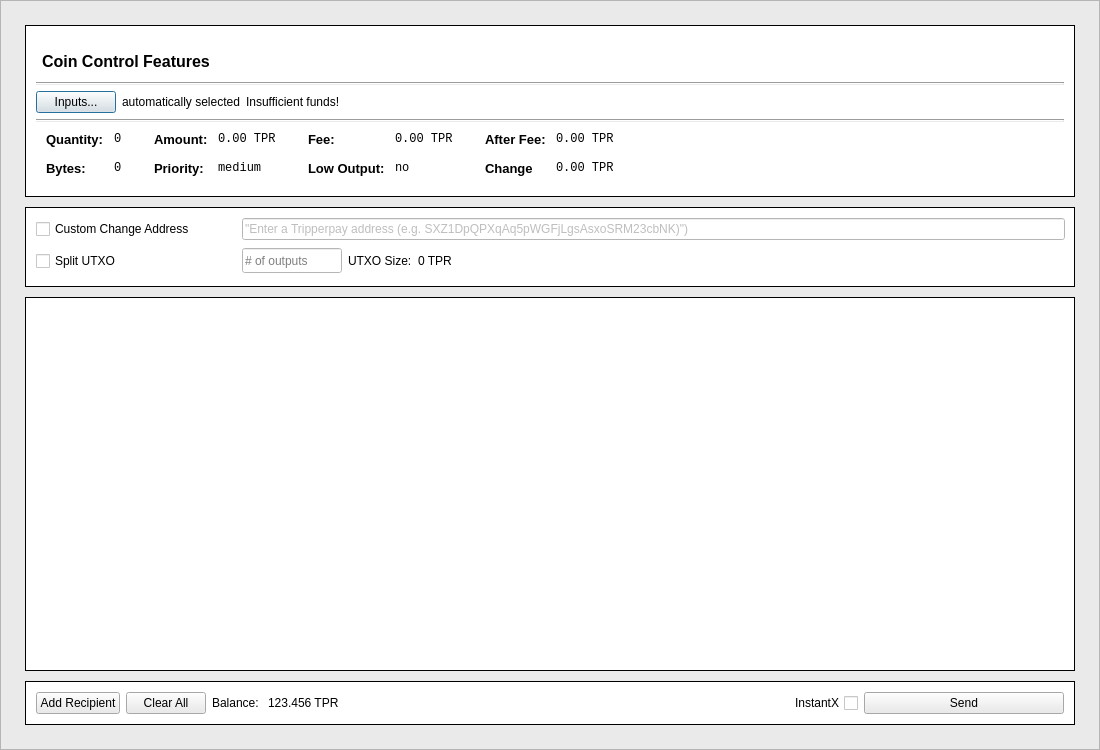
<?xml version="1.0" encoding="UTF-8"?>
<ui version="4.0">
 <class>SendCoinsDialog</class>
 <widget class="QDialog" name="SendCoinsDialog">
  <property name="geometry">
   <rect>
    <x>0</x>
    <y>0</y>
    <width>1100</width>
    <height>750</height>
   </rect>
  </property>
  <property name="minimumSize">
   <size>
    <width>0</width>
    <height>0</height>
   </size>
  </property>
  <property name="maximumSize">
   <size>
    <width>16777215</width>
    <height>16777215</height>
   </size>
  </property>
  <property name="windowTitle">
   <string>Send Coins</string>
  </property>
  <layout class="QVBoxLayout" name="verticalLayout" stretch="0">
   <property name="leftMargin">
    <number>0</number>
   </property>
   <property name="topMargin">
    <number>0</number>
   </property>
   <property name="rightMargin">
    <number>0</number>
   </property>
   <property name="bottomMargin">
    <number>0</number>
   </property>
   <item>
    <widget class="QFrame" name="frame">
     <property name="styleSheet">
      <string notr="true">background-color: #eaeaea
</string>
     </property>
     <property name="frameShape">
      <enum>QFrame::StyledPanel</enum>
     </property>
     <property name="frameShadow">
      <enum>QFrame::Raised</enum>
     </property>
     <layout class="QVBoxLayout" name="verticalLayout_3">
      <property name="leftMargin">
       <number>24</number>
      </property>
      <property name="topMargin">
       <number>24</number>
      </property>
      <property name="rightMargin">
       <number>24</number>
      </property>
      <property name="bottomMargin">
       <number>24</number>
      </property>
      <item>
       <layout class="QVBoxLayout" name="verticalLayout_2">
        <property name="spacing">
         <number>10</number>
        </property>
        <item>
         <widget class="QFrame" name="frameCoinControl">
          <property name="minimumSize">
           <size>
            <width>0</width>
            <height>0</height>
           </size>
          </property>
          <property name="maximumSize">
           <size>
            <width>16777215</width>
            <height>230</height>
           </size>
          </property>
          <property name="styleSheet">
           <string notr="true">#frameCoinControl {
    background-color: #fff;
    border: 1px solid black;
}</string>
          </property>
          <property name="frameShape">
           <enum>QFrame::StyledPanel</enum>
          </property>
          <property name="frameShadow">
           <enum>QFrame::Raised</enum>
          </property>
          <layout class="QVBoxLayout" name="verticalLayout_5">
           <property name="leftMargin">
            <number>0</number>
           </property>
           <property name="topMargin">
            <number>0</number>
           </property>
           <property name="rightMargin">
            <number>0</number>
           </property>
           <property name="bottomMargin">
            <number>0</number>
           </property>
           <item>
            <layout class="QVBoxLayout" name="verticalLayout_8">
             <property name="leftMargin">
              <number>10</number>
             </property>
             <property name="topMargin">
              <number>10</number>
             </property>
             <property name="rightMargin">
              <number>10</number>
             </property>
             <property name="bottomMargin">
              <number>10</number>
             </property>
             <item>
              <layout class="QVBoxLayout" name="verticalLayout_4">
               <property name="leftMargin">
                <number>0</number>
               </property>
               <item>
                <widget class="QFrame" name="frame_5">
                 <property name="minimumSize">
                  <size>
                   <width>0</width>
                   <height>40</height>
                  </size>
                 </property>
                 <property name="maximumSize">
                  <size>
                   <width>16777215</width>
                   <height>40</height>
                  </size>
                 </property>
                 <property name="styleSheet">
                  <string notr="true">border: 0;</string>
                 </property>
                 <property name="frameShape">
                  <enum>QFrame::StyledPanel</enum>
                 </property>
                 <property name="frameShadow">
                  <enum>QFrame::Raised</enum>
                 </property>
                 <property name="lineWidth">
                  <number>0</number>
                 </property>
                 <layout class="QHBoxLayout" name="horizontalLayout_5">
                  <property name="leftMargin">
                   <number>0</number>
                  </property>
                  <property name="topMargin">
                   <number>0</number>
                  </property>
                  <property name="rightMargin">
                   <number>0</number>
                  </property>
                  <property name="bottomMargin">
                   <number>0</number>
                  </property>
                  <item>
                   <layout class="QHBoxLayout" name="horizontalLayout_4">
                    <item>
                     <widget class="QLabel" name="labelCoinControlFeatures">
                      <property name="font">
                       <font>
                        <pointsize>12</pointsize>
                        <weight>75</weight>
                        <bold>true</bold>
                       </font>
                      </property>
                      <property name="styleSheet">
                       <string notr="true">padding-top: 10px;
padding-left: 2px;
background-color: #fff;</string>
                      </property>
                      <property name="text">
                       <string>Coin Control Features</string>
                      </property>
                     </widget>
                    </item>
                   </layout>
                  </item>
                 </layout>
                </widget>
               </item>
               <item>
                <widget class="Line" name="line">
                 <property name="orientation">
                  <enum>Qt::Horizontal</enum>
                 </property>
                </widget>
               </item>
               <item>
                <layout class="QHBoxLayout" name="horizontalLayout_6">
                 <item>
                  <widget class="QPushButton" name="pushButtonCoinControl">
                   <property name="text">
                    <string>Inputs...</string>
                   </property>
                  </widget>
                 </item>
                 <item>
                  <widget class="QLabel" name="labelCoinControlAutomaticallySelected">
                   <property name="styleSheet">
                    <string notr="true">background-color: #fff</string>
                   </property>
                   <property name="text">
                    <string>automatically selected</string>
                   </property>
                  </widget>
                 </item>
                 <item>
                  <widget class="QLabel" name="labelCoinControlInsuffFunds">
                   <property name="palette">
                    <palette>
                     <active>
                      <colorrole role="Button">
                       <brush brushstyle="SolidPattern">
                        <color alpha="255">
                         <red>255</red>
                         <green>255</green>
                         <blue>255</blue>
                        </color>
                       </brush>
                      </colorrole>
                      <colorrole role="Base">
                       <brush brushstyle="SolidPattern">
                        <color alpha="255">
                         <red>255</red>
                         <green>255</green>
                         <blue>255</blue>
                        </color>
                       </brush>
                      </colorrole>
                      <colorrole role="Window">
                       <brush brushstyle="SolidPattern">
                        <color alpha="255">
                         <red>255</red>
                         <green>255</green>
                         <blue>255</blue>
                        </color>
                       </brush>
                      </colorrole>
                     </active>
                     <inactive>
                      <colorrole role="Button">
                       <brush brushstyle="SolidPattern">
                        <color alpha="255">
                         <red>255</red>
                         <green>255</green>
                         <blue>255</blue>
                        </color>
                       </brush>
                      </colorrole>
                      <colorrole role="Base">
                       <brush brushstyle="SolidPattern">
                        <color alpha="255">
                         <red>255</red>
                         <green>255</green>
                         <blue>255</blue>
                        </color>
                       </brush>
                      </colorrole>
                      <colorrole role="Window">
                       <brush brushstyle="SolidPattern">
                        <color alpha="255">
                         <red>255</red>
                         <green>255</green>
                         <blue>255</blue>
                        </color>
                       </brush>
                      </colorrole>
                     </inactive>
                     <disabled>
                      <colorrole role="Button">
                       <brush brushstyle="SolidPattern">
                        <color alpha="255">
                         <red>255</red>
                         <green>255</green>
                         <blue>255</blue>
                        </color>
                       </brush>
                      </colorrole>
                      <colorrole role="Base">
                       <brush brushstyle="SolidPattern">
                        <color alpha="255">
                         <red>255</red>
                         <green>255</green>
                         <blue>255</blue>
                        </color>
                       </brush>
                      </colorrole>
                      <colorrole role="Window">
                       <brush brushstyle="SolidPattern">
                        <color alpha="255">
                         <red>255</red>
                         <green>255</green>
                         <blue>255</blue>
                        </color>
                       </brush>
                      </colorrole>
                     </disabled>
                    </palette>
                   </property>
                   <property name="styleSheet">
                    <string notr="true">font-color: red;
background-color: #fff;</string>
                   </property>
                   <property name="text">
                    <string>Insufficient funds!</string>
                   </property>
                  </widget>
                 </item>
                 <item>
                  <spacer name="horizontalSpacerCoinControl">
                   <property name="orientation">
                    <enum>Qt::Horizontal</enum>
                   </property>
                   <property name="sizeHint" stdset="0">
                    <size>
                     <width>40</width>
                     <height>20</height>
                    </size>
                   </property>
                  </spacer>
                 </item>
                </layout>
               </item>
               <item>
                <widget class="Line" name="line_2">
                 <property name="orientation">
                  <enum>Qt::Horizontal</enum>
                 </property>
                </widget>
               </item>
              </layout>
             </item>
             <item>
              <widget class="QWidget" name="widgetCoinControl" native="true">
               <property name="sizePolicy">
                <sizepolicy hsizetype="Preferred" vsizetype="Preferred">
                 <horstretch>0</horstretch>
                 <verstretch>0</verstretch>
                </sizepolicy>
               </property>
               <property name="minimumSize">
                <size>
                 <width>0</width>
                 <height>0</height>
                </size>
               </property>
               <property name="maximumSize">
                <size>
                 <width>16777215</width>
                 <height>80</height>
                </size>
               </property>
               <property name="styleSheet">
                <string notr="true">background-color: #fff</string>
               </property>
               <layout class="QHBoxLayout" name="horizontalLayoutCoinControl5">
                <property name="leftMargin">
                 <number>0</number>
                </property>
                <property name="topMargin">
                 <number>0</number>
                </property>
                <property name="rightMargin">
                 <number>0</number>
                </property>
                <property name="bottomMargin">
                 <number>0</number>
                </property>
                <item>
                 <layout class="QHBoxLayout" name="horizontalLayoutCoinControl3" stretch="0,0,0,1">
                  <property name="spacing">
                   <number>20</number>
                  </property>
                  <property name="topMargin">
                   <number>0</number>
                  </property>
                  <property name="bottomMargin">
                   <number>10</number>
                  </property>
                  <item>
                   <layout class="QFormLayout" name="formLayoutCoinControl1">
                    <property name="horizontalSpacing">
                     <number>10</number>
                    </property>
                    <property name="verticalSpacing">
                     <number>14</number>
                    </property>
                    <property name="leftMargin">
                     <number>10</number>
                    </property>
                    <property name="topMargin">
                     <number>4</number>
                    </property>
                    <property name="rightMargin">
                     <number>6</number>
                    </property>
                    <item row="0" column="0">
                     <widget class="QLabel" name="labelCoinControlQuantityText">
                      <property name="font">
                       <font>
                        <pointsize>10</pointsize>
                        <weight>75</weight>
                        <bold>true</bold>
                       </font>
                      </property>
                      <property name="styleSheet">
                       <string notr="true">font-weight:bold;</string>
                      </property>
                      <property name="text">
                       <string>Quantity:</string>
                      </property>
                      <property name="margin">
                       <number>0</number>
                      </property>
                     </widget>
                    </item>
                    <item row="0" column="1">
                     <widget class="QLabel" name="labelCoinControlQuantity">
                      <property name="font">
                       <font>
                        <family>Monospace</family>
                        <pointsize>9</pointsize>
                       </font>
                      </property>
                      <property name="cursor">
                       <cursorShape>IBeamCursor</cursorShape>
                      </property>
                      <property name="contextMenuPolicy">
                       <enum>Qt::ActionsContextMenu</enum>
                      </property>
                      <property name="text">
                       <string>0</string>
                      </property>
                      <property name="margin">
                       <number>0</number>
                      </property>
                      <property name="textInteractionFlags">
                       <set>Qt::LinksAccessibleByMouse|Qt::TextSelectableByKeyboard|Qt::TextSelectableByMouse</set>
                      </property>
                     </widget>
                    </item>
                    <item row="1" column="0">
                     <widget class="QLabel" name="labelCoinControlBytesText">
                      <property name="font">
                       <font>
                        <pointsize>10</pointsize>
                        <weight>75</weight>
                        <bold>true</bold>
                       </font>
                      </property>
                      <property name="styleSheet">
                       <string notr="true">font-weight:bold;</string>
                      </property>
                      <property name="text">
                       <string>Bytes:</string>
                      </property>
                     </widget>
                    </item>
                    <item row="1" column="1">
                     <widget class="QLabel" name="labelCoinControlBytes">
                      <property name="font">
                       <font>
                        <family>Monospace</family>
                        <pointsize>9</pointsize>
                       </font>
                      </property>
                      <property name="cursor">
                       <cursorShape>IBeamCursor</cursorShape>
                      </property>
                      <property name="contextMenuPolicy">
                       <enum>Qt::ActionsContextMenu</enum>
                      </property>
                      <property name="text">
                       <string>0</string>
                      </property>
                      <property name="textInteractionFlags">
                       <set>Qt::LinksAccessibleByMouse|Qt::TextSelectableByKeyboard|Qt::TextSelectableByMouse</set>
                      </property>
                     </widget>
                    </item>
                   </layout>
                  </item>
                  <item>
                   <layout class="QFormLayout" name="formLayoutCoinControl2">
                    <property name="horizontalSpacing">
                     <number>10</number>
                    </property>
                    <property name="verticalSpacing">
                     <number>14</number>
                    </property>
                    <property name="leftMargin">
                     <number>6</number>
                    </property>
                    <property name="topMargin">
                     <number>4</number>
                    </property>
                    <property name="rightMargin">
                     <number>6</number>
                    </property>
                    <item row="0" column="0">
                     <widget class="QLabel" name="labelCoinControlAmountText">
                      <property name="font">
                       <font>
                        <pointsize>10</pointsize>
                        <weight>75</weight>
                        <bold>true</bold>
                       </font>
                      </property>
                      <property name="styleSheet">
                       <string notr="true">font-weight:bold;</string>
                      </property>
                      <property name="text">
                       <string>Amount:</string>
                      </property>
                      <property name="margin">
                       <number>0</number>
                      </property>
                     </widget>
                    </item>
                    <item row="0" column="1">
                     <widget class="QLabel" name="labelCoinControlAmount">
                      <property name="font">
                       <font>
                        <family>Monospace</family>
                        <pointsize>9</pointsize>
                       </font>
                      </property>
                      <property name="cursor">
                       <cursorShape>IBeamCursor</cursorShape>
                      </property>
                      <property name="contextMenuPolicy">
                       <enum>Qt::ActionsContextMenu</enum>
                      </property>
                      <property name="text">
                       <string>0.00 TPR</string>
                      </property>
                      <property name="textInteractionFlags">
                       <set>Qt::LinksAccessibleByMouse|Qt::TextSelectableByKeyboard|Qt::TextSelectableByMouse</set>
                      </property>
                     </widget>
                    </item>
                    <item row="1" column="0">
                     <widget class="QLabel" name="labelCoinControlPriorityText">
                      <property name="font">
                       <font>
                        <pointsize>10</pointsize>
                        <weight>75</weight>
                        <bold>true</bold>
                       </font>
                      </property>
                      <property name="styleSheet">
                       <string notr="true">font-weight:bold;</string>
                      </property>
                      <property name="text">
                       <string>Priority:</string>
                      </property>
                     </widget>
                    </item>
                    <item row="1" column="1">
                     <widget class="QLabel" name="labelCoinControlPriority">
                      <property name="font">
                       <font>
                        <family>Monospace</family>
                        <pointsize>9</pointsize>
                       </font>
                      </property>
                      <property name="cursor">
                       <cursorShape>IBeamCursor</cursorShape>
                      </property>
                      <property name="contextMenuPolicy">
                       <enum>Qt::ActionsContextMenu</enum>
                      </property>
                      <property name="text">
                       <string>medium</string>
                      </property>
                      <property name="textInteractionFlags">
                       <set>Qt::LinksAccessibleByMouse|Qt::TextSelectableByKeyboard|Qt::TextSelectableByMouse</set>
                      </property>
                     </widget>
                    </item>
                   </layout>
                  </item>
                  <item>
                   <layout class="QFormLayout" name="formLayoutCoinControl3">
                    <property name="horizontalSpacing">
                     <number>10</number>
                    </property>
                    <property name="verticalSpacing">
                     <number>14</number>
                    </property>
                    <property name="leftMargin">
                     <number>6</number>
                    </property>
                    <property name="topMargin">
                     <number>4</number>
                    </property>
                    <property name="rightMargin">
                     <number>6</number>
                    </property>
                    <item row="0" column="0">
                     <widget class="QLabel" name="labelCoinControlFeeText">
                      <property name="font">
                       <font>
                        <pointsize>10</pointsize>
                        <weight>75</weight>
                        <bold>true</bold>
                       </font>
                      </property>
                      <property name="styleSheet">
                       <string notr="true">font-weight:bold;</string>
                      </property>
                      <property name="text">
                       <string>Fee:</string>
                      </property>
                      <property name="margin">
                       <number>0</number>
                      </property>
                     </widget>
                    </item>
                    <item row="0" column="1">
                     <widget class="QLabel" name="labelCoinControlFee">
                      <property name="font">
                       <font>
                        <family>Monospace</family>
                        <pointsize>9</pointsize>
                       </font>
                      </property>
                      <property name="cursor">
                       <cursorShape>IBeamCursor</cursorShape>
                      </property>
                      <property name="contextMenuPolicy">
                       <enum>Qt::ActionsContextMenu</enum>
                      </property>
                      <property name="text">
                       <string>0.00 TPR</string>
                      </property>
                      <property name="textInteractionFlags">
                       <set>Qt::LinksAccessibleByMouse|Qt::TextSelectableByKeyboard|Qt::TextSelectableByMouse</set>
                      </property>
                     </widget>
                    </item>
                    <item row="1" column="0">
                     <widget class="QLabel" name="labelCoinControlLowOutputText">
                      <property name="font">
                       <font>
                        <pointsize>10</pointsize>
                        <weight>75</weight>
                        <bold>true</bold>
                       </font>
                      </property>
                      <property name="styleSheet">
                       <string notr="true">font-weight:bold;</string>
                      </property>
                      <property name="text">
                       <string>Low Output:</string>
                      </property>
                     </widget>
                    </item>
                    <item row="1" column="1">
                     <widget class="QLabel" name="labelCoinControlLowOutput">
                      <property name="font">
                       <font>
                        <family>Monospace</family>
                        <pointsize>9</pointsize>
                       </font>
                      </property>
                      <property name="cursor">
                       <cursorShape>IBeamCursor</cursorShape>
                      </property>
                      <property name="contextMenuPolicy">
                       <enum>Qt::ActionsContextMenu</enum>
                      </property>
                      <property name="text">
                       <string>no</string>
                      </property>
                      <property name="textInteractionFlags">
                       <set>Qt::LinksAccessibleByMouse|Qt::TextSelectableByKeyboard|Qt::TextSelectableByMouse</set>
                      </property>
                     </widget>
                    </item>
                   </layout>
                  </item>
                  <item>
                   <layout class="QFormLayout" name="formLayoutCoinControl4">
                    <property name="horizontalSpacing">
                     <number>10</number>
                    </property>
                    <property name="verticalSpacing">
                     <number>14</number>
                    </property>
                    <property name="leftMargin">
                     <number>6</number>
                    </property>
                    <property name="topMargin">
                     <number>4</number>
                    </property>
                    <property name="rightMargin">
                     <number>6</number>
                    </property>
                    <item row="0" column="0">
                     <widget class="QLabel" name="labelCoinControlAfterFeeText">
                      <property name="font">
                       <font>
                        <pointsize>10</pointsize>
                        <weight>75</weight>
                        <bold>true</bold>
                       </font>
                      </property>
                      <property name="styleSheet">
                       <string notr="true">font-weight:bold;</string>
                      </property>
                      <property name="text">
                       <string>After Fee:</string>
                      </property>
                      <property name="margin">
                       <number>0</number>
                      </property>
                     </widget>
                    </item>
                    <item row="0" column="1">
                     <widget class="QLabel" name="labelCoinControlAfterFee">
                      <property name="font">
                       <font>
                        <family>Monospace</family>
                        <pointsize>9</pointsize>
                       </font>
                      </property>
                      <property name="cursor">
                       <cursorShape>IBeamCursor</cursorShape>
                      </property>
                      <property name="contextMenuPolicy">
                       <enum>Qt::ActionsContextMenu</enum>
                      </property>
                      <property name="text">
                       <string>0.00 TPR</string>
                      </property>
                      <property name="textInteractionFlags">
                       <set>Qt::LinksAccessibleByMouse|Qt::TextSelectableByKeyboard|Qt::TextSelectableByMouse</set>
                      </property>
                     </widget>
                    </item>
                    <item row="1" column="0">
                     <widget class="QLabel" name="labelCoinControlChangeText">
                      <property name="font">
                       <font>
                        <pointsize>10</pointsize>
                        <weight>75</weight>
                        <bold>true</bold>
                       </font>
                      </property>
                      <property name="styleSheet">
                       <string notr="true">font-weight:bold;</string>
                      </property>
                      <property name="text">
                       <string>Change</string>
                      </property>
                     </widget>
                    </item>
                    <item row="1" column="1">
                     <widget class="QLabel" name="labelCoinControlChange">
                      <property name="font">
                       <font>
                        <family>Monospace</family>
                        <pointsize>9</pointsize>
                       </font>
                      </property>
                      <property name="cursor">
                       <cursorShape>IBeamCursor</cursorShape>
                      </property>
                      <property name="contextMenuPolicy">
                       <enum>Qt::ActionsContextMenu</enum>
                      </property>
                      <property name="text">
                       <string>0.00 TPR</string>
                      </property>
                      <property name="textInteractionFlags">
                       <set>Qt::LinksAccessibleByMouse|Qt::TextSelectableByKeyboard|Qt::TextSelectableByMouse</set>
                      </property>
                     </widget>
                    </item>
                   </layout>
                  </item>
                 </layout>
                </item>
               </layout>
              </widget>
             </item>
            </layout>
           </item>
          </layout>
         </widget>
        </item>
        <item>
         <widget class="QFrame" name="frame_2">
          <property name="minimumSize">
           <size>
            <width>0</width>
            <height>80</height>
           </size>
          </property>
          <property name="maximumSize">
           <size>
            <width>16777215</width>
            <height>80</height>
           </size>
          </property>
          <property name="styleSheet">
           <string notr="true">#frame_2 {
    background-color: #fff;
    border: 1px solid black;
}</string>
          </property>
          <property name="frameShape">
           <enum>QFrame::StyledPanel</enum>
          </property>
          <property name="frameShadow">
           <enum>QFrame::Raised</enum>
          </property>
          <layout class="QGridLayout" name="gridLayout">
           <property name="leftMargin">
            <number>10</number>
           </property>
           <property name="topMargin">
            <number>10</number>
           </property>
           <property name="bottomMargin">
            <number>10</number>
           </property>
           <item row="0" column="0">
            <layout class="QGridLayout" name="gridLayout_4">
             <property name="leftMargin">
              <number>0</number>
             </property>
             <property name="rightMargin">
              <number>0</number>
             </property>
             <item row="0" column="0">
              <widget class="QCheckBox" name="checkBoxCoinControlChange">
               <property name="styleSheet">
                <string notr="true">background-color: #fff</string>
               </property>
               <property name="text">
                <string>Custom Change Address</string>
               </property>
              </widget>
             </item>
             <item row="1" column="1">
              <layout class="QHBoxLayout" name="horizontalLayout_8">
               <item>
                <widget class="QLineEdit" name="splitBlockLineEdit">
                 <property name="sizePolicy">
                  <sizepolicy hsizetype="Preferred" vsizetype="Preferred">
                   <horstretch>50</horstretch>
                   <verstretch>0</verstretch>
                  </sizepolicy>
                 </property>
                 <property name="minimumSize">
                  <size>
                   <width>100</width>
                   <height>20</height>
                  </size>
                 </property>
                 <property name="maximumSize">
                  <size>
                   <width>100</width>
                   <height>25</height>
                  </size>
                 </property>
                 <property name="styleSheet">
                  <string notr="true">background-color: #fff</string>
                 </property>
                 <property name="placeholderText">
                  <string># of outputs</string>
                 </property>
                </widget>
               </item>
               <item>
                <widget class="QLabel" name="labelBlockSizeText">
                 <property name="styleSheet">
                  <string notr="true">background-color: #fff</string>
                 </property>
                 <property name="text">
                  <string>UTXO Size:</string>
                 </property>
                </widget>
               </item>
               <item>
                <widget class="QLabel" name="labelBlockSize">
                 <property name="styleSheet">
                  <string notr="true">background-color: #fff</string>
                 </property>
                 <property name="text">
                  <string>0 TPR</string>
                 </property>
                </widget>
               </item>
               <item>
                <spacer name="horizontalSpacer_7">
                 <property name="orientation">
                  <enum>Qt::Horizontal</enum>
                 </property>
                 <property name="sizeHint" stdset="0">
                  <size>
                   <width>40</width>
                   <height>20</height>
                  </size>
                 </property>
                </spacer>
               </item>
               <item>
                <widget class="QLabel" name="labelCoinControlChangeLabel">
                 <property name="sizePolicy">
                  <sizepolicy hsizetype="Preferred" vsizetype="Expanding">
                   <horstretch>0</horstretch>
                   <verstretch>0</verstretch>
                  </sizepolicy>
                 </property>
                 <property name="minimumSize">
                  <size>
                   <width>0</width>
                   <height>0</height>
                  </size>
                 </property>
                 <property name="styleSheet">
                  <string notr="true">background-color: #fff</string>
                 </property>
                 <property name="text">
                  <string/>
                 </property>
                 <property name="margin">
                  <number>3</number>
                 </property>
                </widget>
               </item>
              </layout>
             </item>
             <item row="0" column="1">
              <layout class="QHBoxLayout" name="horizontalLayout_9">
               <item>
                <widget class="QLineEdit" name="lineEditCoinControlChange">
                 <property name="enabled">
                  <bool>false</bool>
                 </property>
                 <property name="sizePolicy">
                  <sizepolicy hsizetype="Expanding" vsizetype="Fixed">
                   <horstretch>0</horstretch>
                   <verstretch>0</verstretch>
                  </sizepolicy>
                 </property>
                 <property name="minimumSize">
                  <size>
                   <width>0</width>
                   <height>0</height>
                  </size>
                 </property>
                 <property name="maximumSize">
                  <size>
                   <width>16777215</width>
                   <height>25</height>
                  </size>
                 </property>
                 <property name="styleSheet">
                  <string notr="true">background-color: #fff</string>
                 </property>
                 <property name="text">
                  <string>&quot;Enter a Tripperpay address (e.g. SXZ1DpQPXqAq5pWGFjLgsAsxoSRM23cbNK)&quot;)</string>
                 </property>
                </widget>
               </item>
              </layout>
             </item>
             <item row="1" column="0">
              <widget class="QCheckBox" name="splitBlockCheckBox">
               <property name="sizePolicy">
                <sizepolicy hsizetype="Preferred" vsizetype="Preferred">
                 <horstretch>0</horstretch>
                 <verstretch>0</verstretch>
                </sizepolicy>
               </property>
               <property name="minimumSize">
                <size>
                 <width>200</width>
                 <height>0</height>
                </size>
               </property>
               <property name="maximumSize">
                <size>
                 <width>200</width>
                 <height>16777215</height>
                </size>
               </property>
               <property name="styleSheet">
                <string notr="true">background-color: #fff</string>
               </property>
               <property name="text">
                <string>Split UTXO</string>
               </property>
              </widget>
             </item>
            </layout>
           </item>
          </layout>
         </widget>
        </item>
        <item>
         <widget class="QScrollArea" name="scrollArea">
          <property name="minimumSize">
           <size>
            <width>0</width>
            <height>0</height>
           </size>
          </property>
          <property name="styleSheet">
           <string notr="true">#scrollArea {
    background-color: #fff; 
    border: 1px solid black;
}
</string>
          </property>
          <property name="widgetResizable">
           <bool>true</bool>
          </property>
          <widget class="QWidget" name="scrollAreaWidgetContents_2">
           <property name="geometry">
            <rect>
             <x>0</x>
             <y>0</y>
             <width>1046</width>
             <height>358</height>
            </rect>
           </property>
           <property name="styleSheet">
            <string notr="true">background-color: #fff</string>
           </property>
           <layout class="QVBoxLayout" name="verticalLayout_9">
            <property name="leftMargin">
             <number>10</number>
            </property>
            <property name="topMargin">
             <number>10</number>
            </property>
            <property name="rightMargin">
             <number>10</number>
            </property>
            <property name="bottomMargin">
             <number>10</number>
            </property>
            <item>
             <layout class="QVBoxLayout" name="entries"/>
            </item>
            <item>
             <spacer name="verticalSpacer">
              <property name="orientation">
               <enum>Qt::Vertical</enum>
              </property>
              <property name="sizeHint" stdset="0">
               <size>
                <width>20</width>
                <height>40</height>
               </size>
              </property>
             </spacer>
            </item>
           </layout>
          </widget>
         </widget>
        </item>
        <item>
         <widget class="QFrame" name="frame_4">
          <property name="maximumSize">
           <size>
            <width>16777215</width>
            <height>16777215</height>
           </size>
          </property>
          <property name="styleSheet">
           <string notr="true">#frame_4 {
    background-color: #fff;
    border: 1px solid black;
}</string>
          </property>
          <property name="frameShape">
           <enum>QFrame::StyledPanel</enum>
          </property>
          <property name="frameShadow">
           <enum>QFrame::Raised</enum>
          </property>
          <layout class="QHBoxLayout" name="horizontalLayout_2">
           <property name="leftMargin">
            <number>10</number>
           </property>
           <property name="topMargin">
            <number>10</number>
           </property>
           <property name="rightMargin">
            <number>10</number>
           </property>
           <property name="bottomMargin">
            <number>10</number>
           </property>
           <item>
            <layout class="QHBoxLayout" name="horizontalLayout">
             <property name="leftMargin">
              <number>0</number>
             </property>
             <item>
              <widget class="QPushButton" name="addButton">
               <property name="text">
                <string>Add Recipient</string>
               </property>
              </widget>
             </item>
             <item>
              <widget class="QPushButton" name="clearButton">
               <property name="text">
                <string>Clear All</string>
               </property>
              </widget>
             </item>
             <item>
              <layout class="QHBoxLayout" name="horizontalLayout_3">
               <item>
                <widget class="QLabel" name="label">
                 <property name="styleSheet">
                  <string notr="true">background-color: #fff</string>
                 </property>
                 <property name="text">
                  <string>Balance: </string>
                 </property>
                </widget>
               </item>
               <item>
                <widget class="QLabel" name="labelBalance">
                 <property name="styleSheet">
                  <string notr="true">background-color: #fff</string>
                 </property>
                 <property name="text">
                  <string>123.456 TPR</string>
                 </property>
                </widget>
               </item>
              </layout>
             </item>
             <item>
              <spacer name="horizontalSpacer">
               <property name="orientation">
                <enum>Qt::Horizontal</enum>
               </property>
               <property name="sizeHint" stdset="0">
                <size>
                 <width>40</width>
                 <height>20</height>
                </size>
               </property>
              </spacer>
             </item>
             <item>
              <widget class="QCheckBox" name="checkInstantX">
               <property name="layoutDirection">
                <enum>Qt::RightToLeft</enum>
               </property>
               <property name="styleSheet">
                <string notr="true">background-color: #fff</string>
               </property>
               <property name="text">
                <string>InstantX</string>
               </property>
              </widget>
             </item>
             <item>
              <widget class="QPushButton" name="sendButton">
               <property name="minimumSize">
                <size>
                 <width>200</width>
                 <height>0</height>
                </size>
               </property>
               <property name="text">
                <string>Send</string>
               </property>
              </widget>
             </item>
            </layout>
           </item>
          </layout>
         </widget>
        </item>
       </layout>
      </item>
     </layout>
    </widget>
   </item>
  </layout>
 </widget>
 <resources>
  <include location="../../../../Tripperpay_Compile/src/qt/bitcoin.qrc"/>
 </resources>
 <connections/>
</ui>
